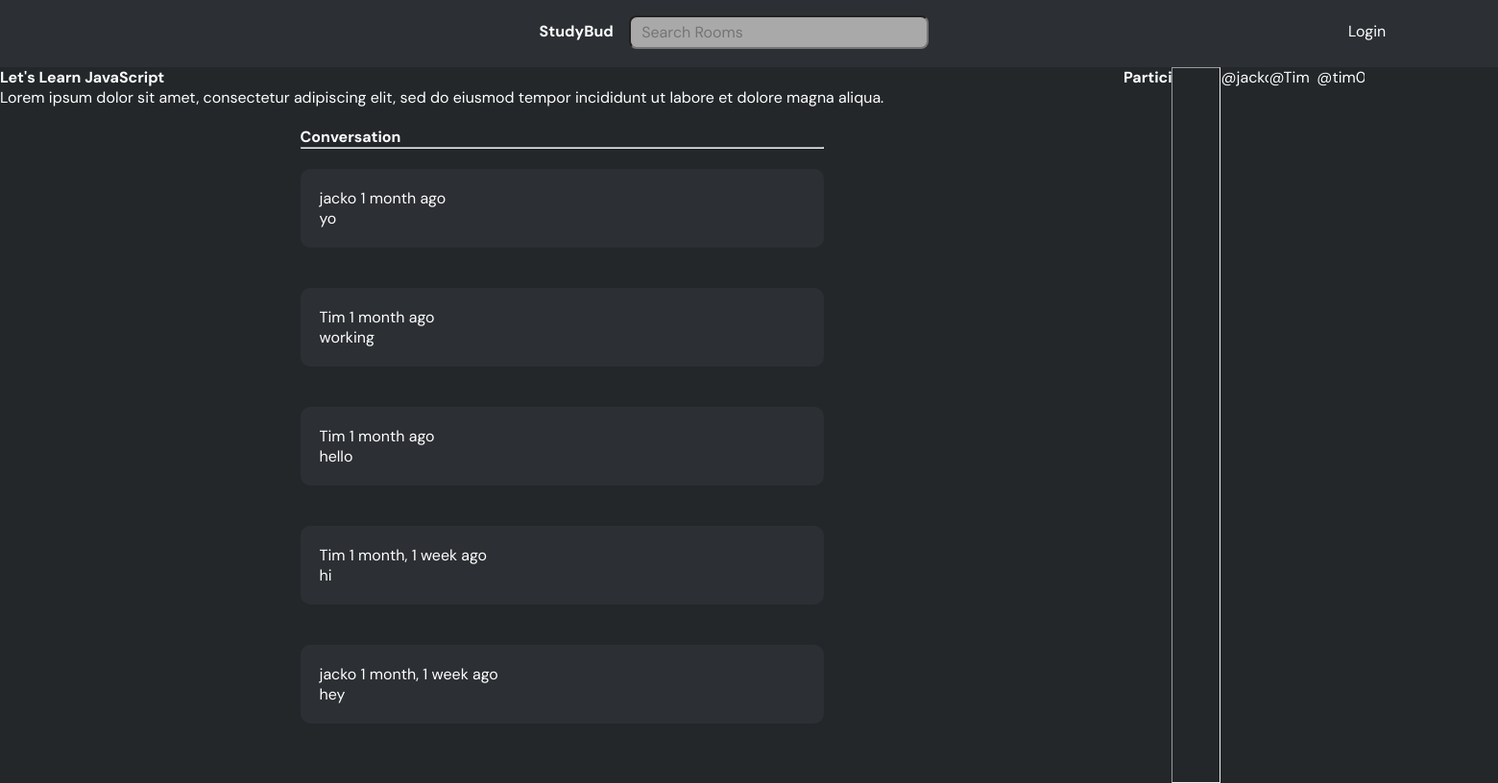
The app's page /room/1/, older data.
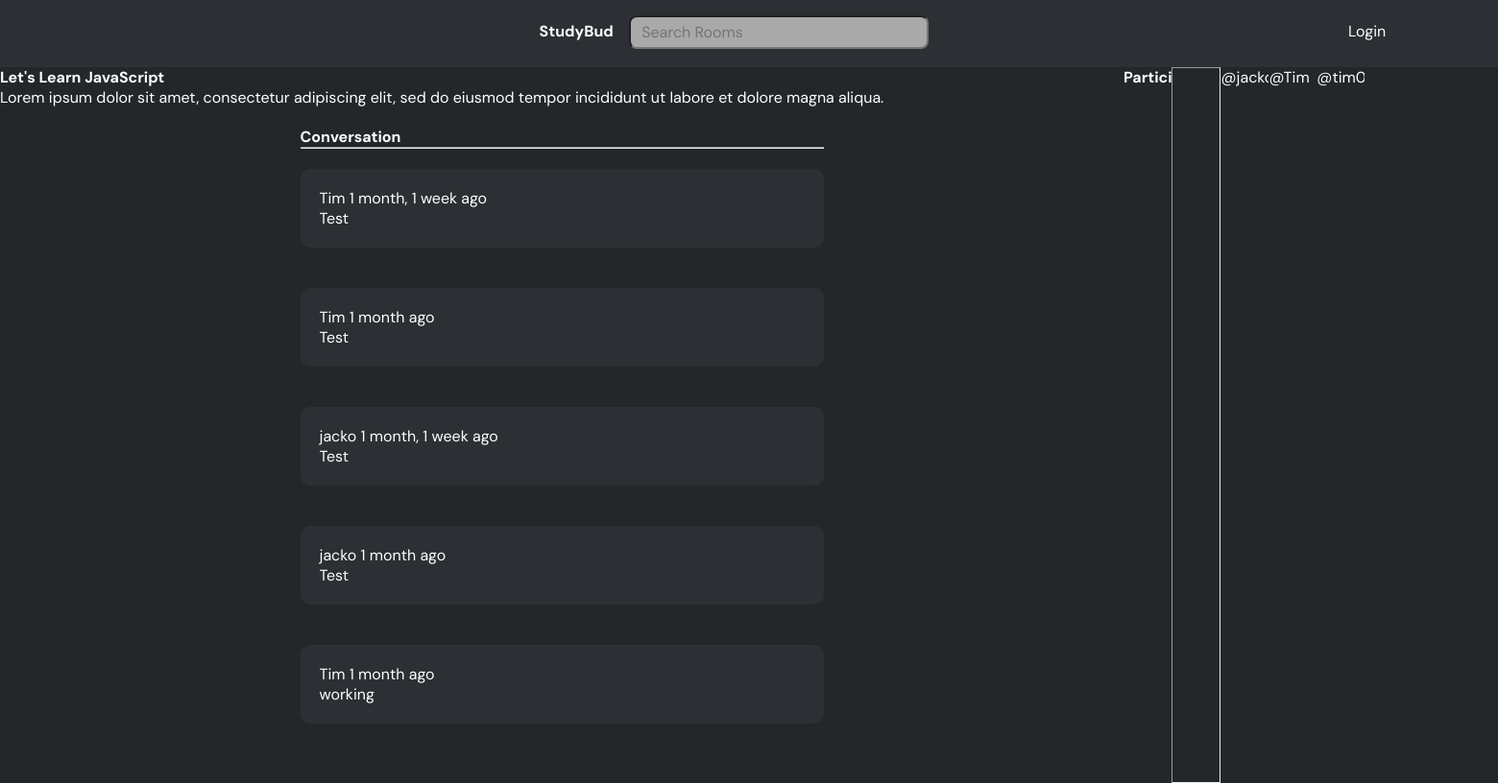
The same page, newer data.
### base/models.py (models this page shows, shortened)
class Message(models.Model):
    user = models.ForeignKey(User, on_delete=models.CASCADE)
    room = models.ForeignKey(Room, on_delete = models.CASCADE)
    body = models.TextField()
    updated = models.DateTimeField(auto_now=True)
    created = models.DateTimeField(auto_now_add=True)
    class Meta:
        ordering = ["-updated", "-created"]

### base/views.py (the view, shortened to what this page needs)
# urls.py: path("room/<str:pk>/", views.room, name="room"),
def room(request, pk):
    room = Room.objects.get(id=pk)
    room_messages = room.message_set.all()
    participants = room.participants.all()
    context = {"room": room, "room_messages": room_messages, "participants": participants}
    return render(request, "base/room.html", context)

### base/templates/base/room.html (shortened to what this page needs)
{% extends "main.html" %}
{% block content %}
<div class ="room-container">
    <div>
        <h1>{{room.name}}</h1>
        <p>{{room.description}}</p>
    <div class = "comment-wrapper">
        <h3>Conversation</h3>
        <hr> <br>
        {% for message in room_messages %}
        <div class = "message-wrapper">
            <small>{{message.user}} {{message.created|timesince }} ago </small>
            <p>{{message.body}}</p>
        </div>
        <br><br>
        {% endfor %}
    </div>
    </div>
    <div class = "participants-wrapper">
        <h3>Participants</h3>
        <hr>
        {% for user in participants %}
            <div>
               <p>@{{user.username}}</p>
            </div>
        {% endfor %}
    </div>
</div>
{% endblock content %}

Row changes from the older to the newer data that the page shows:
changed Message (number 1 of 5 on the later page): body "hi" → "Test"; moves up the list
changed Message (number 2 of 5 on the later page): body "hello" → "Test"; moves up the list
changed Message (number 3 of 5 on the later page): body "hey" → "Test"; moves up the list
changed Message (number 4 of 5 on the later page): body "yo" → "Test"
